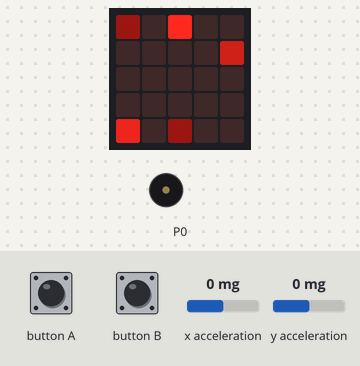
Simulated run of this program. Board: BBC micro:bit running MicroPython. Shown: the board's 5×5 LED display, buzzer (waves = sounding). The inputs (shaded band) are chosen by the test bench; at power-on: x acceleration 0 mg, y acceleration 0 mg. Dim RGB values are drawn brighter than linear.

Above: at 1.29 s.
1.3 s: x acceleration set to -1440 mg
At 1.45 s:
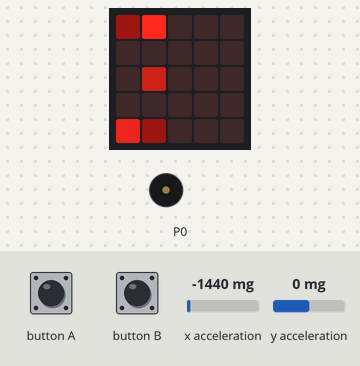
3.0 s: y acceleration set to 750 mg
At 3.04 s:
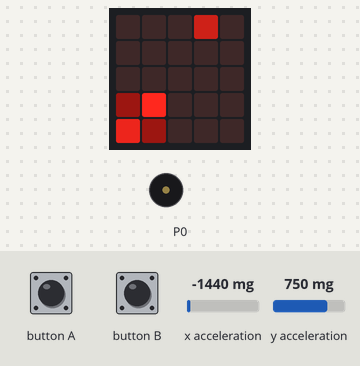
4.7 s: x acceleration set to 0 mg
At 4.71 s:
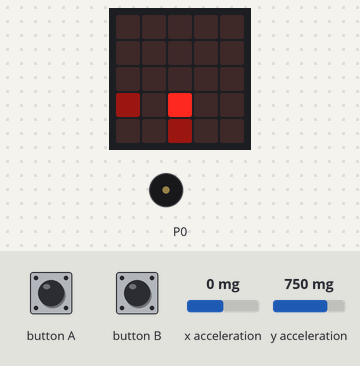
6.4 s: y acceleration set to -1440 mg
At 6.47 s:
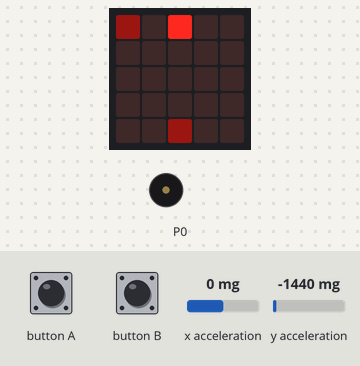
8.5 s: x acceleration set to 750 mg
At 8.54 s:
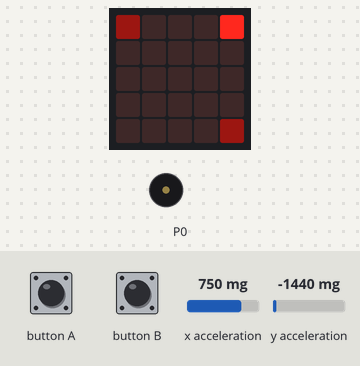
10.2 s: button A pressed for 0.15 s
At 10.95 s:
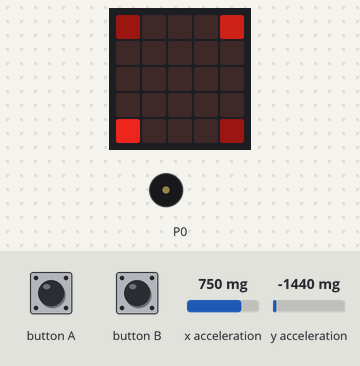
Timing chart, 0 to 13.1 s (numbered marks = the images above; inputs shaded):
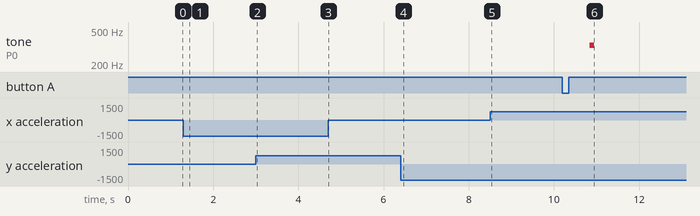

The program:

synth.py
```python
from microbit import *
import time
import music

# global vars
dutyCycle = 75

# # #
# Cursor Lookup Arrays
# Using these arrays we don't need to invert any values coming from the
# accelerometer before we can use them on the screen
# # #


cursorXPosMap = [1, 1, 2, 3, 4]
cursorYPosMap = [0, 1, 2, 3, 3]

# # #
# Acculmulators
# bars are columns in each of the rows
# tracks are rows
# think of them as table cells which are read left to right, top to bottom
# # #

track = 0
bar = 0

# # #
# Matrices
#
# The different matrices allow for the reuse of the track and bar
# accumulator values
# # #

# # #
# The Sound Matrix allows us to store the different types of sounds in a
# particular grid reference
# 0 = none
# 1 = bass
# 2 = snare
# 3 = hi-hat
# 4 = clap
# # #

soundmatrix = [
   [0, 0, 0, 0],
   [0, 0, 0, 0],
   [0, 0, 0, 0],
   [0, 0, 0, 0]
]

# # #
# The Light Matrix stores the brightness values of each of the 5x5 lights
# Each instrument has a value 1 brighter than the previous one starting at 3
# bass = 3
# snare = 4
# hi-hat = 5
# clap = 6
# This is so we can always see where the cursor is even if it is in
# an active cell
# # #

lightmatrix = [
    [0, 0, 0, 0],
    [0, 0, 0, 0],
    [0, 0, 0, 0],
    [0, 0, 0, 0]
]

# # #
# Tempo
# Finally set the tempo and indicator status
# # #

tempoIndicator_bool = False
tempo = 150
deltaTick = time.ticks_ms()

# loop
while True:
    # clear the display so we can paint new lights where needed
    display.clear()

    # # #
    # Note Position
    # Paint the position from the light matrix and intensity at that position
    # # #

    # set ourself a pair of accumulators for each cycle
    i = 0
    j = 0
    for row in lightmatrix:
        for light in row:
            if light != 0:
                # we offset the x position by 1 so that we can
                # handle the left cursor indicator column
                display.set_pixel(j + 1, i, light)
            j += 1
        j = 0
        i += 1
    i = 0

    # # #
    # Cursor positioning
    # # #

    # I really don't like this so perhaps I should just check ranges instead
    # *shrug*
    accelXPos = accelerometer.get_x()
    if accelXPos >= 256:
        accelXPos = 256
    if accelXPos <= -256:
        accelXPos = -256
    cursorXPos = int(accelXPos / 102.4) + 2
    cursorXPosNow = cursorXPosMap[cursorXPos]
    accelYPos = accelerometer.get_y()
    if accelYPos >= 480:
        accelYPos = 480
    if accelYPos <= 0:
        accelYPos = 0
    cursorYPos = int(accelYPos / 102.4)
    cursorYPosNow = cursorYPosMap[cursorYPos]
    display.set_pixel(cursorXPosNow, 4, 1)
    display.set_pixel(0, cursorYPosNow, 1)
    display.set_pixel(cursorXPosNow, cursorYPosNow, 9)

    # # #
    # Press buttons, get rewards
    # # #

    if button_a.is_pressed():
        if lightmatrix[cursorYPosNow][cursorXPosNow - 1] == 0:
            lightmatrix[cursorYPosNow][cursorXPosNow - 1] = 3
            soundmatrix[cursorYPosNow][cursorXPosNow - 1] = 'c1:4'
        elif lightmatrix[cursorYPosNow][cursorXPosNow - 1] == 3:
            lightmatrix[cursorYPosNow][cursorXPosNow - 1] = 5
            soundmatrix[cursorYPosNow][cursorXPosNow - 1] = 'e:2'
        elif lightmatrix[cursorYPosNow][cursorXPosNow - 1] == 5:
            lightmatrix[cursorYPosNow][cursorXPosNow - 1] = 7
            soundmatrix[cursorYPosNow][cursorXPosNow - 1] = 'g'
        elif lightmatrix[cursorYPosNow][cursorXPosNow - 1] == 7:
            lightmatrix[cursorYPosNow][cursorXPosNow - 1] = 9
            soundmatrix[cursorYPosNow][cursorXPosNow - 1] = 'c2:4'
        else:
            lightmatrix[cursorYPosNow][cursorXPosNow - 1] = 0
            soundmatrix[cursorYPosNow][cursorXPosNow - 1] = 0

    if button_b.is_pressed():
        if lightmatrix[cursorYPosNow][cursorXPosNow - 1] != 0:
            lightmatrix[cursorYPosNow][cursorXPosNow - 1] = 0
            soundmatrix[cursorYPosNow][cursorXPosNow - 1] = 0

    # # #
    # Playback Head positioning
    # # #

    if time.ticks_diff(time.ticks_ms(), deltaTick) >= tempo:
        deltaTick = time.ticks_ms()
        # we add 1 to the x position to allow for the
        # left column cursor indicator
        display.set_pixel(track + 1, bar, 4)

        # # #
        # Play something I guess
        # # #

        # music.stop()

        if soundmatrix[bar][track] != 0:
            note_map = {
                'c1:4': (262, 150),
                'e:2': (330, 100),
                'g': (392, 100),
                'c2:4': (523, 150)
            }
            note = soundmatrix[bar][track]
            if note in note_map:
                pitch, duration = note_map[note]
                music.pitch(pitch, duration)
        # Updates all done? Great! Now increment the track value
        if track == 3:
            track = 0
            if bar == 3:
                bar = 0
            else:
                bar += 1
        else:
            track += 1

        # tempo related features

        # let's light the corner indicator
        display.set_pixel(0, 4, 7)

        if tempo < 50:
            tempo = 50

        if tempo > 500:
            tempo = 500

    # # #
    # Tempo is not duty cycle
    # # #

    sleep(dutyCycle)
```

Measured:
- after the input at 1.3 s, the display: first changes after 0.06 s (image 1 shows a later state)
- after the input at 3.0 s, the display: changes at once (image 2)
- after the input at 4.7 s, the display: changes at once (image 3)
- after the input at 6.4 s, the display: changes after 0.06 s (image 4)
- after the input at 8.5 s, the display: changes at once (image 5)
- after the input at 10.2 s, tone on P0: silent → 330 Hz after 0.65 s, → silent 0.10 s later
